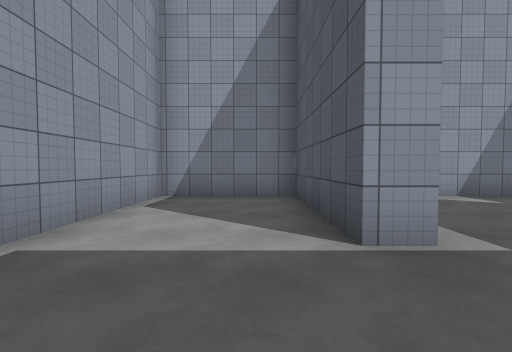
[1] (above)

16 first-person views from a walk through a 3-D level made in the Unity game engine. The camera is 1.3 m above the floor, tilts 2° down and sees 90° across. The floor is counted in squares, 2 m on a side. Each view is taken from the middle of a square. On the plan, view 1 faces up. The plan holds only what a view shows up to about 9 squares ahead; the rest is blank. The place goes on beyond the plan. The player is left out. Surface patterns are stand-ins for the level's own textures.

[2]
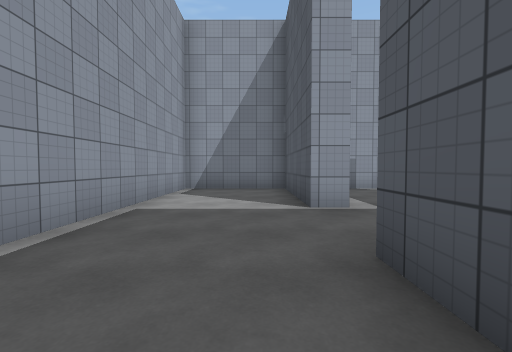

[3]
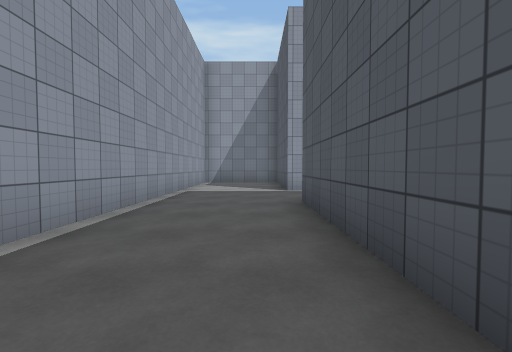

[4]
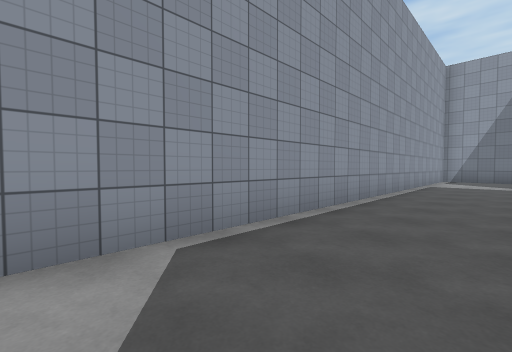

[5]
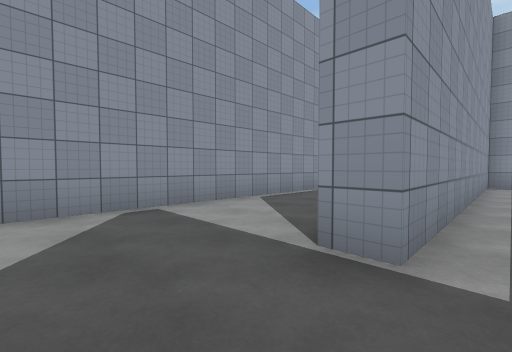

[6]
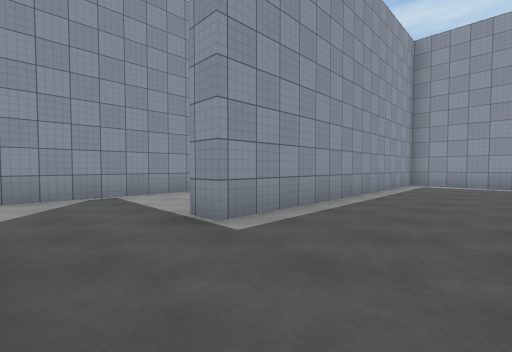

[7]
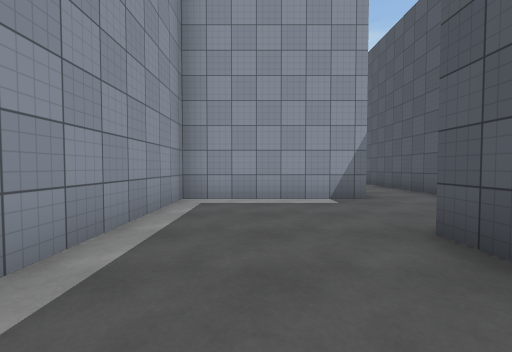

[8]
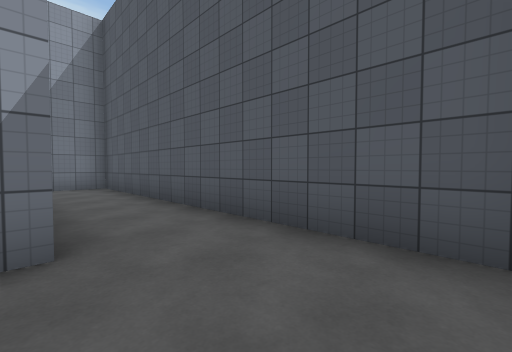

[9]
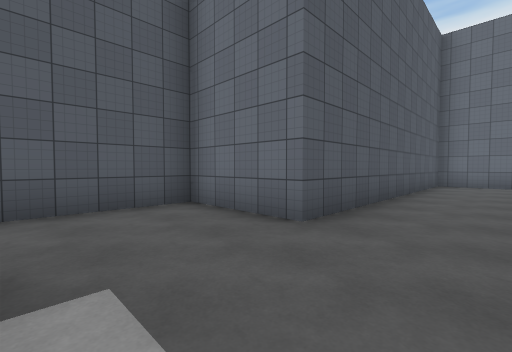

[10]
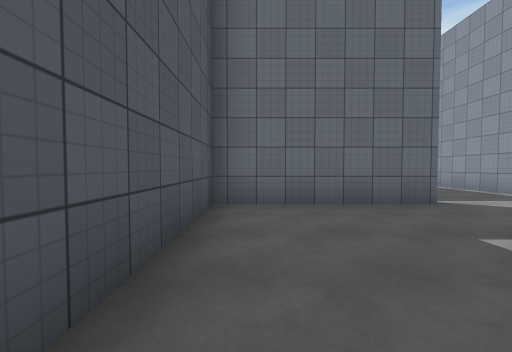

[11]
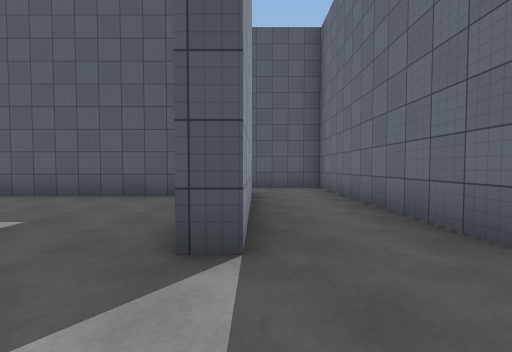

[12]
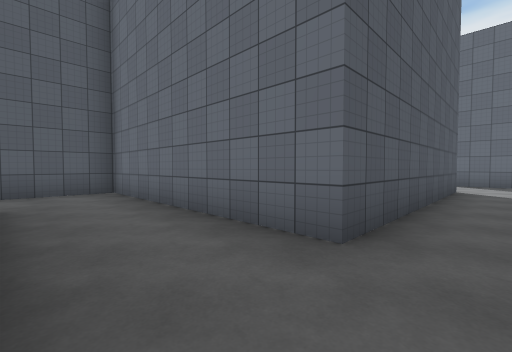

[13]
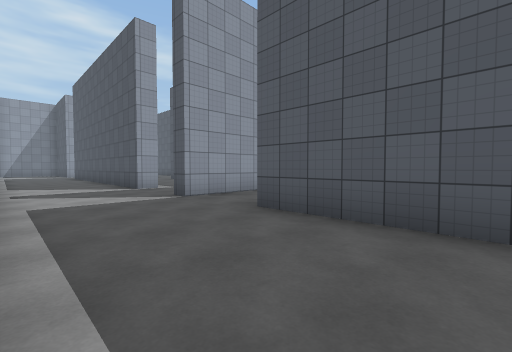

[14]
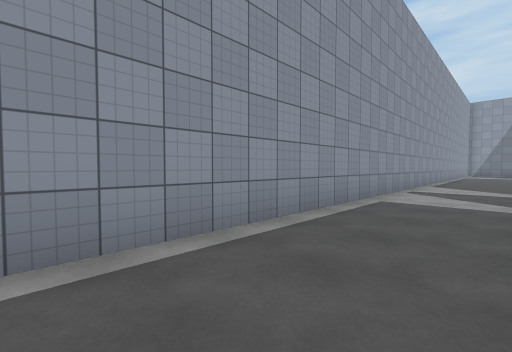

[15]
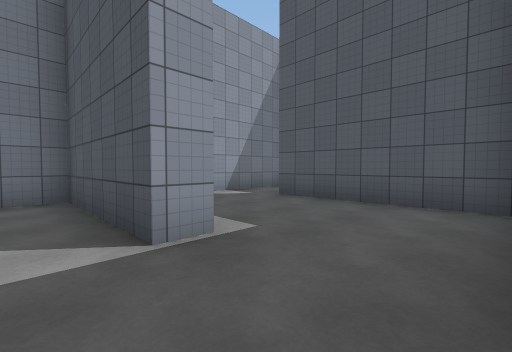

[16]
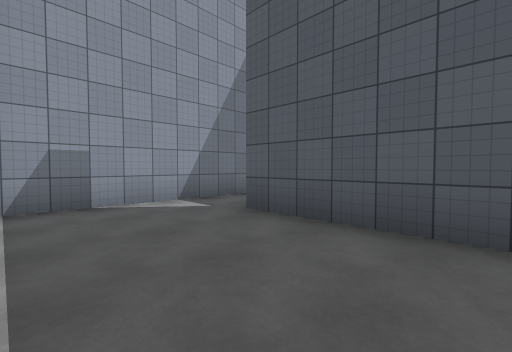

### Floor plan
Ten units are one square. View 1 is at (0, 0); x grows to the right and y downward. Boxes are objects, and circles mark ways between rooms. Rooms are numbered by the first view taken in them; rooms with no view inside come last. Other rooms are left out.
<svg viewBox="-26 -62 104 242">
<path fill="none" stroke="#000" d="M15 92 9 92 9 71M9 42 9 1M41 119 9 119 9 114M16 -21 9 -21 9 -57 -21 -57 -21 171M9 175 9 140 73 140 73 119M54 8 15 8 15 92M9 114 48 114 48 35 73 35 73 -57 56 -57M48 1 48 -40M56 -57 19 -57"/>
<circle cx="10" cy="105" r="3" fill="#2a7"/>
<circle cx="10" cy="-15" r="3" fill="#2a7"/>
<circle cx="50" cy="-45" r="3" fill="#2a7"/>
<text x="0" y="70">1</text>
<text x="40" y="40">2</text>
<text x="30" y="-30">3</text>
</svg>
Room 1 opens to room 2. Room 1 opens to room 3. Room 2 opens to room 3.

Where each view was taken, in squares from view 1:
view 1: 0 up, 0 right, facing up
view 2: 2 down, 0 right, facing up
view 3: 5 down, 0 right, facing up
view 4: 8 down, 0 right, facing up-left
view 5: 11 down, 2 right, facing up-left
view 6: 11 down, 4 right, facing up-left
view 7: 6 down, 3 right, facing up
view 8: 3 down, 5 right, facing up-right
view 9: 1 down, 3 right, facing down-right
view 10: 7 down, 4 right, facing down
view 11: 12 down, 1 left, facing right
view 12: 12 down, 0 right, facing down-right
view 13: 17 down, 2 left, facing up-right
view 14: 17 down, 0 right, facing up-left
view 15: 0 up, 0 right, facing up-right
view 16: 1 up, 2 right, facing up-right
